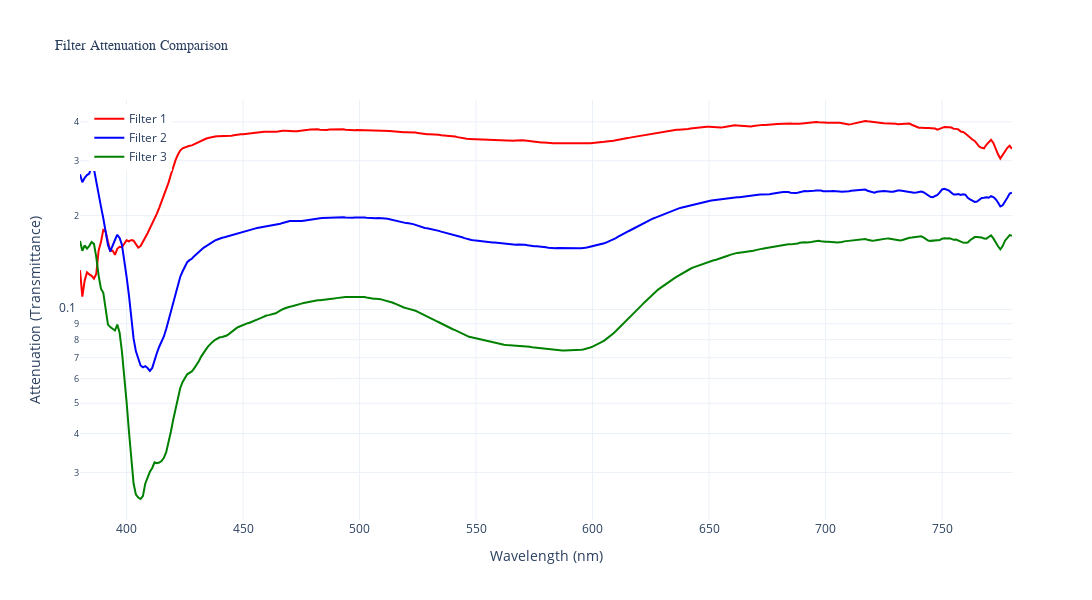

Write notebook code for a chart like this one.
### Markdown cell above
## Filters

To avoid saturation I sometimes introduce filters before measuring with the HP330. To start, I'm just using white pieces of printer paper, which have a pretty strange absorption below about 450nm, so I'm calibrating the attenuation before applying it. The Filter 1, 2, and 3 curves are the filtration from 1, 2 and 3 stacked pieces of paper.

### Code cell
# Calculate attenuation for filters 1, 2, and 3
filter_obj = spectral.Filter()
filter_dfs = []

for i in [1, 2, 3]:
    filter_df = filter_obj.calculate_attenuation(
        transmitted_file=f'data/{i}.csv',
        incident_file='data/0.csv'
    )
    filter_dfs.append(filter_df)

# Plot all filters using Analysis class
analysis = spectral.Analysis()
analysis.plot_multiple_attenuation(filter_dfs, labels=['Filter 1', 'Filter 2', 'Filter 3'])

### Figure 1 — Plotly figure (JSON) as saved in the notebook; plotly's stock layout.template omitted (floating-point values rounded to 4 significant figures; data arrays with more than 128 entries replaced by an {"elided": "..."} marker saying what was removed)
{"data": [{"line": {"color": "red", "width": 2}, "mode": "lines", "name": "Filter 1", "type": "scatter", "x": {"elided": "401 int values"}, "y": {"elided": "401 float values"}}, {"line": {"color": "blue", "width": 2}, "mode": "lines", "name": "Filter 2", "type": "scatter", "x": {"elided": "401 int values"}, "y": {"elided": "401 float values"}}, {"line": {"color": "green", "width": 2}, "mode": "lines", "name": "Filter 3", "type": "scatter", "x": {"elided": "401 int values"}, "y": {"elided": "401 float values"}}], "layout": {"height": 600, "hovermode": "x unified", "legend": {"x": 0.01, "xanchor": "left", "y": 0.99, "yanchor": "top"}, "title": {"font": {"family": "Arial Black", "size": 14}, "text": "Filter Attenuation Comparison"}, "width": 1200, "xaxis": {"range": [380, 780], "title": {"text": "Wavelength (nm)"}}, "yaxis": {"title": {"text": "Attenuation (Transmittance)"}, "type": "log"}}}
